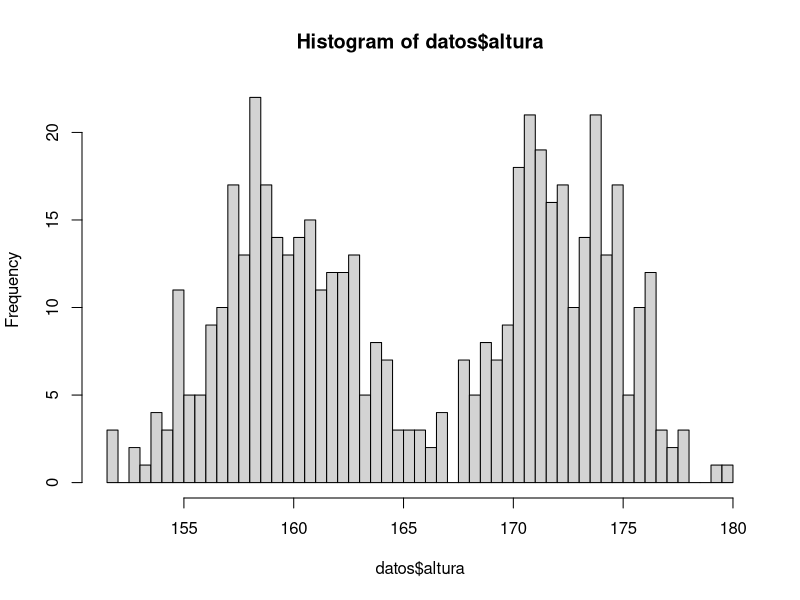
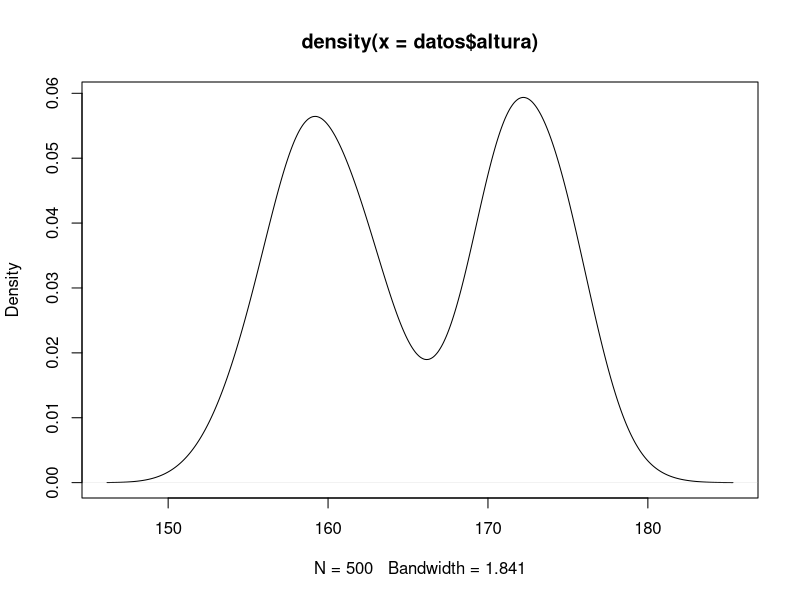
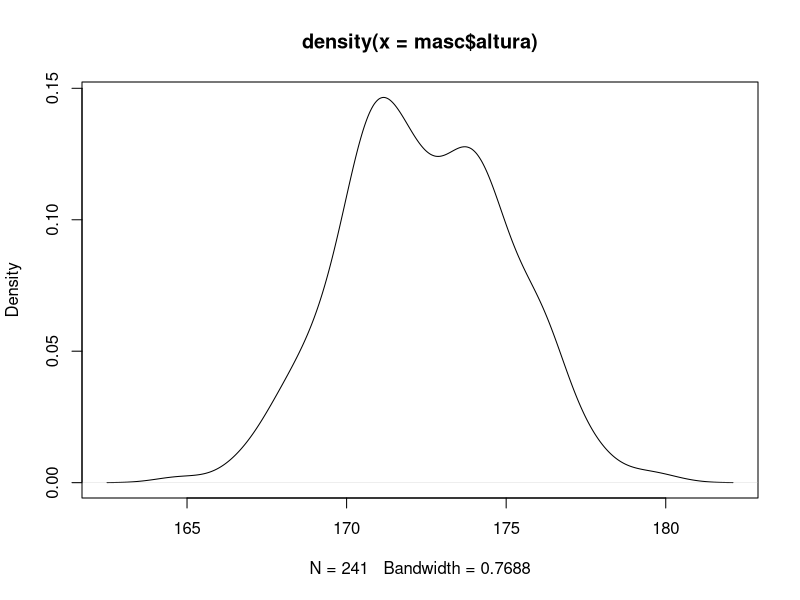
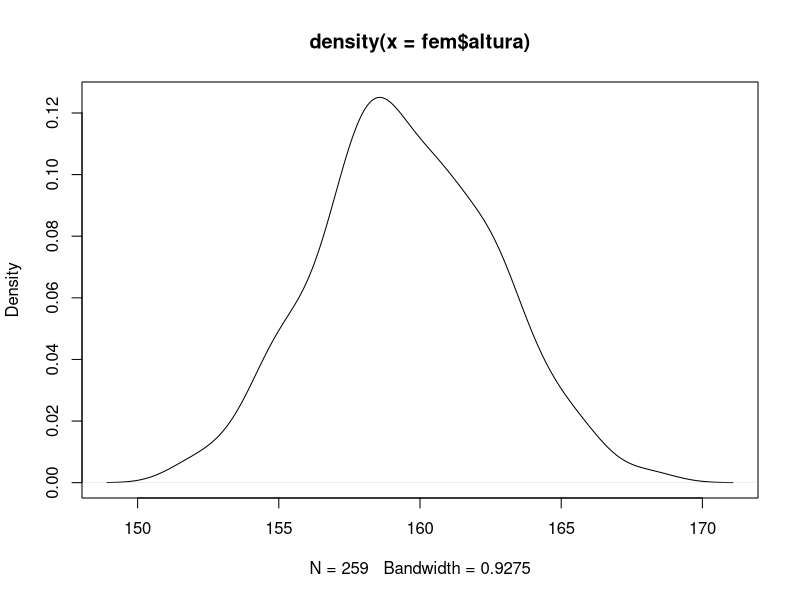
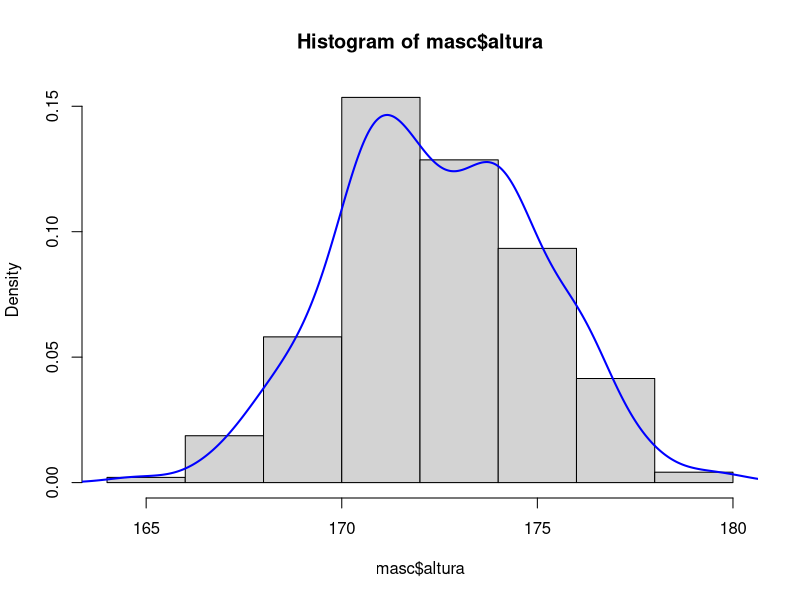
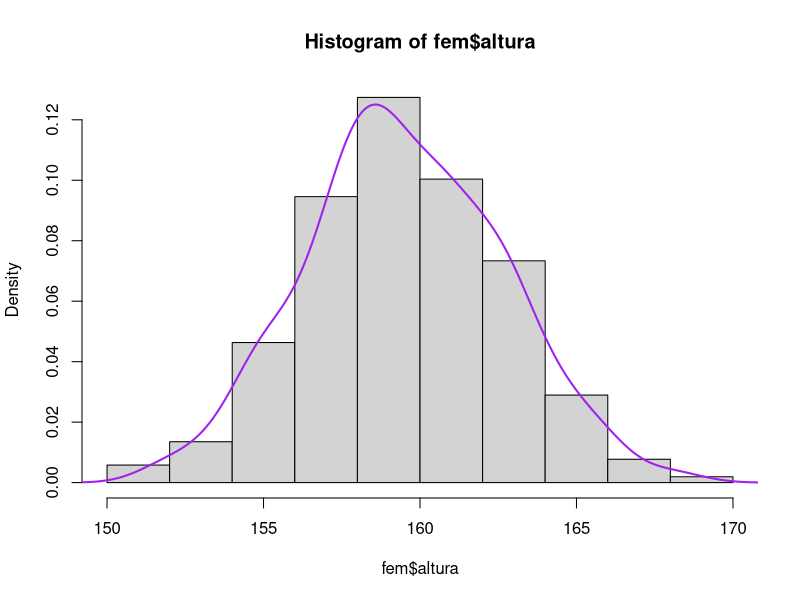
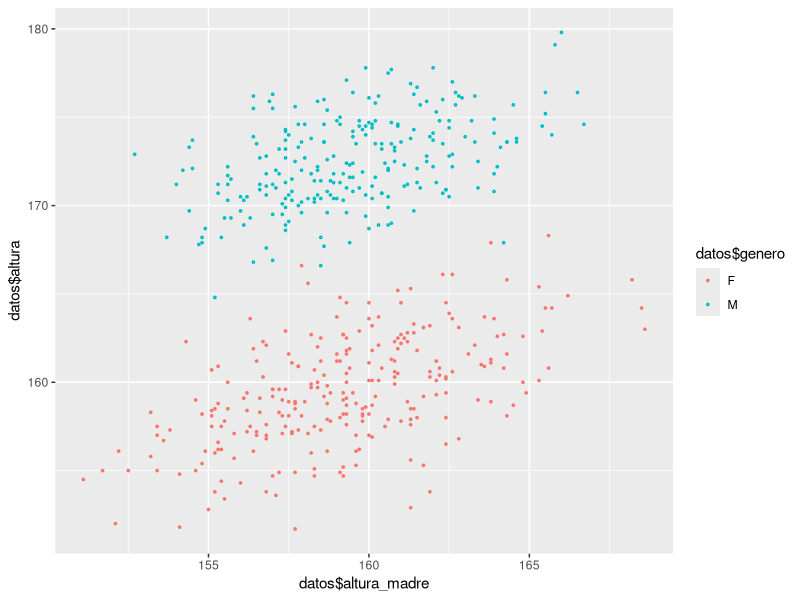
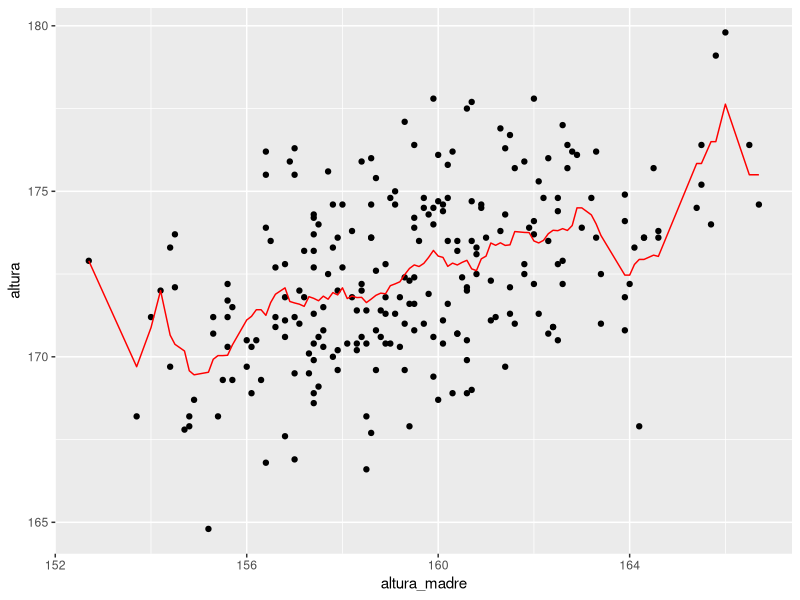

Reproduce these figures in R, in order.
## ---- chunk 1
knitr::opts_chunk$set(echo = TRUE)
## ---- chunk 2
datos<-read.csv("alturas_identificacion_42414_n_200.csv",fileEncoding = "UTF-8")
## ---- chunk 3
str(datos)
names(datos)
## ---- chunk 4
dim(datos)
## ---- chunk 5
mean(datos$altura) #166.885
## ---- chunk 6
datos<-read.csv("alturas_n_500.csv",fileEncoding = "UTF-8")
names(datos)
mean(datos$altura)
hist(datos$altura, breaks=100)
## ---- chunk 7
plot(density(datos$altura))
#se Ven dos modas producto seguramente dle genero
## ---- chunk 8
library(ggplot2)
masc = datos[datos$genero=="M",]
g = plot(density(masc$altura))

fem = datos[datos$genero=="F",]
plot(density(fem$altura))
## ---- chunk 9
hist(masc$altura , probability = TRUE)
lines(density(masc$altura), col="blue", lwd=2)
hist(fem$altura , probability = TRUE)
lines(density(fem$altura), col="purple", lwd=2)
## ---- chunk 10
masc = datos[datos$genero=="M",]
mean(masc$altura) #172.6696
## ---- chunk 11
mascbaj = datos[datos$genero=="M" & datos$contextura_madre=="bajita",]
mean(mascbaj$altura) #169.8944
## ---- chunk 12
library(ggplot2)
ggplot(datos)+aes(x = datos$altura_madre, y = datos$altura, color=datos$genero )+geom_point(size = 0.6)
## ---- chunk 13
masc = datos[datos$genero=="M",]
## ---- chunk 14
a = 1 
altura = 156
prom_movil = masc[masc$altura_madre>altura-a & masc$altura_madre<altura+a,]
## ---- chunk 15
dim(prom_movil) # 17 datos

## ---- chunk 16
mean(prom_movil$altura) # 171.3
## ---- chunk 17
# Funcion Promedio movil, lee solo el archivo, solo se le pasa la ventana y la altura a predecir
promedio_movil <-function(a,altura){
   datos<-read.csv("alturas_identificacion_42414_n_200.csv",fileEncoding = "UTF-8")
   masc = datos[datos$genero=="M",]
   prom_movil = masc[masc$altura_madre>altura-a & masc$altura_madre<altura+a,]
   mean(prom_movil$altura)
  }
ventana = 3
altura = 156
promedio_movil(ventana,altura)
## ---- chunk 18
#datos<-read.csv("alturas_n_500.csv",fileEncoding = "UTF-8")
#masc = datos[datos$genero=="M",]
#attach(masc)

promedio_movil <-function(altura_mama_nueva, h){
  datos<-read.csv("alturas_n_500.csv",fileEncoding = "UTF-8")
  masc = datos[datos$genero=="M",]
  prom_movil = masc[masc$altura_madre>altura_mama_nueva-h & masc$altura_madre<altura_mama_nueva+h,]
  mean(prom_movil$altura)
}

promedio_movil(156, 3)
## ---- chunk 19
# Para un vector dado(en este caso las alturas de la madre) y con una ventana, genera los promedios moviles
graficador <- function (vector,ventana){
  promedios <-c()
  for(i in vector){
    promedios <-c(promedios,promedio_movil(i,ventana))
  }
  promedios
}
datos<-read.csv("alturas_n_500.csv",fileEncoding = "UTF-8")
masc = datos[datos$genero=="M",]
vector = masc$altura_madre
prom = graficador(vector,0.5)

library(ggplot2)
gg<-ggplot(data = masc,aes(x=altura_madre,y=altura))+geom_point()
gg+geom_line(aes(x=vector,y=prom),colour="red")
## ---- chunk 20
datos<-read.csv("alturas_n_500.csv",fileEncoding = "UTF-8")
masc = datos[datos$genero=="M",]
vector = masc$altura_madre
prom = graficador(vector,0.5)
prom1 = graficador(vector,1)
prom2 = graficador(vector,5)


library(ggplot2)
gg<-ggplot(data = masc,aes(x=altura_madre,y=altura))+geom_point()
gg+geom_line(aes(x=vector,y=prom),colour="red")+
  geom_line(aes(x=vector,y=prom1),colour="blue")+
  geom_line(aes(x=vector,y=prom2),colour="green")
## ---- chunk 21
predigo_movil_ventana<- function(X,Y,xNuevo,h){
 if(sum(X>=(xNuevo-h) & X<=(xNuevo+h))==0){predigo<- NA}
 else{indices<-which(X>=(xNuevo-h) & X<=(xNuevo+h))
 predigo<-mean(Y[indices])}
 predigo
}
## ---- chunk 22
datos<-read.csv("alturas_n_500.csv",fileEncoding = "UTF-8")
masc = datos[datos$genero=="M",]
altura = masc$altura
altura_madres = masc$altura_madre

predigo_vecinos <-function(alturas,madres,xnew, vecinos_cantidad ){
  # Mi codigo pero por alguna razon cuando grafico me lo hace mal 
# df <- data.frame(alturas,madres)
# df$resta = abs(madres-xnew)
# df[order(df$resta),c(1,2,3)]
# mean(df$alturas[1:vecinos_cantidad])

orden<- order(abs(madres-xnew))
indices<- orden[1:vecinos_cantidad]
predigo<-mean(alturas[indices])
predigo

}

predigo_vecinos(altura,altura_madres,165, 2)
predigo_vecinos(altura,altura_madres,175,2)

## Voy a graficar
cantidad_vecinos <- 10
altura_mom<- masc$altura_madre
grilla<- seq(min(altura_mom),max(altura_mom),length=length(altura_mom))
predichov<- rep(NA, length(grilla))
for(i in 1:length(altura_mom)){
 predichov[i]<- predigo_vecinos(altura,altura_madres,grilla[i],cantidad_vecinos)
}
masc$grilla<- grilla
masc$predichov<- predichov
library(ggplot2)
gg<-ggplot(data = masc,aes(x=altura_madre,y=altura))+geom_point()
gg+geom_line(aes(x=grilla,y=predichov),colour="red")
